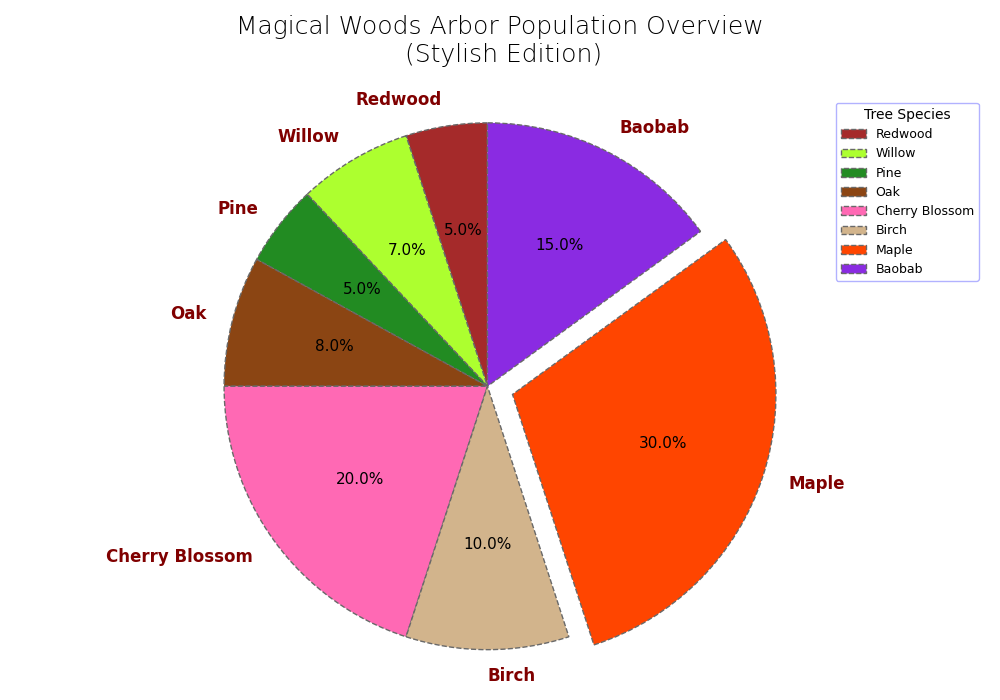

Python code for this plot:
import matplotlib.pyplot as plt

tree_species = ['Redwood', 'Willow', 'Pine', 'Oak', 'Cherry Blossom', 'Birch', 'Maple', 'Baobab']
population_percentages = [5, 7, 5, 8, 20, 10, 30, 15]
colors = ['#A52A2A', '#ADFF2F', '#228B22', '#8B4513', '#FF69B4', '#D2B48C', '#FF4500', '#8A2BE2']
explode = (0, 0, 0, 0, 0, 0, 0.1, 0)

fig, ax = plt.subplots(figsize=(10, 7))

# Modified pie chart with different marker style and without shadow
wedges, texts, autotexts = ax.pie(population_percentages, labels=tree_species, autopct='%1.1f%%',
                                  startangle=90, explode=explode, colors=colors, shadow=False,
                                  wedgeprops=dict(edgecolor='dimgrey', linestyle='--'))

# Change autotext stylistic elements
for autotext in autotexts:
    autotext.set_color('black')
    autotext.set_fontsize(11)
    autotext.set_fontweight('normal')

# Change text stylistic elements
for text in texts:
    text.set_fontsize(12)
    text.set_color('maroon')
    text.set_fontweight('bold')

# Alter the title and its styling
plt.title('Magical Woods Arbor Population Overview\n (Stylish Edition)', fontsize=18, fontweight='light', pad=25)

# Alter legend and add gridlines and border
ax.axis('equal')
plt.legend(wedges, tree_species, title="Tree Species", loc="upper right", fontsize=9, frameon=True, framealpha=0.3, edgecolor='blue')
plt.grid(visible=True, linestyle='-', linewidth=0.5, color='gray')
plt.tight_layout()
plt.show()
